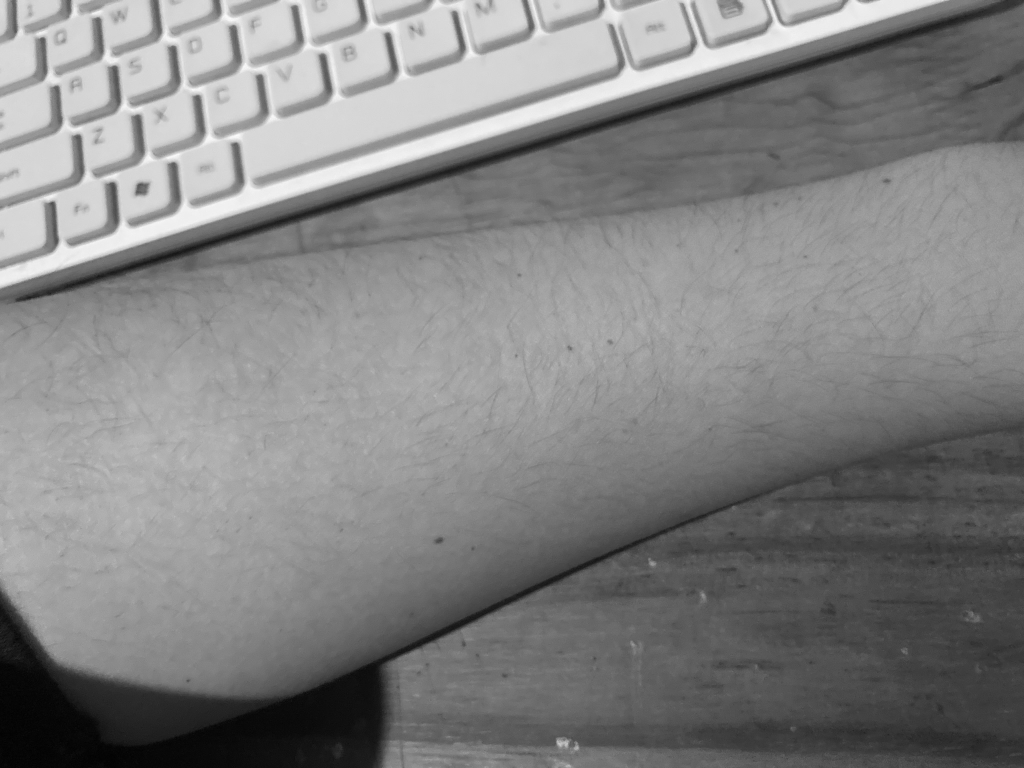
%> input picture ejercicioTatu/ante.jpeg (made grey), 2048 x 1536 px, given in place of Tatuaje.png, which was not available (shown at 1/2 size)
$ octave tatu.m   (GNU Octave 9; MATLAB toolbox functions it lacks are replaced by stand-ins)
%> lines starting %> are read from the running program, lines starting %| are printed output that depends on the picture; in (x1, y1, x2, y2) boxes, pixels count from 0 and x2, y2 are one past the last pixel; in counts of white or black regions, pixels touching at a corner belong together; the program's own positions count from 1; pictures that were not available may be replaced by others from this repository, and a replacement may not be noted
tat = imread('Tatuaje.png');
%> tat is the input picture: size 1536x2048 uint8; min 0, max 254, mean 129.9
ante = imread('ante.jpeg');
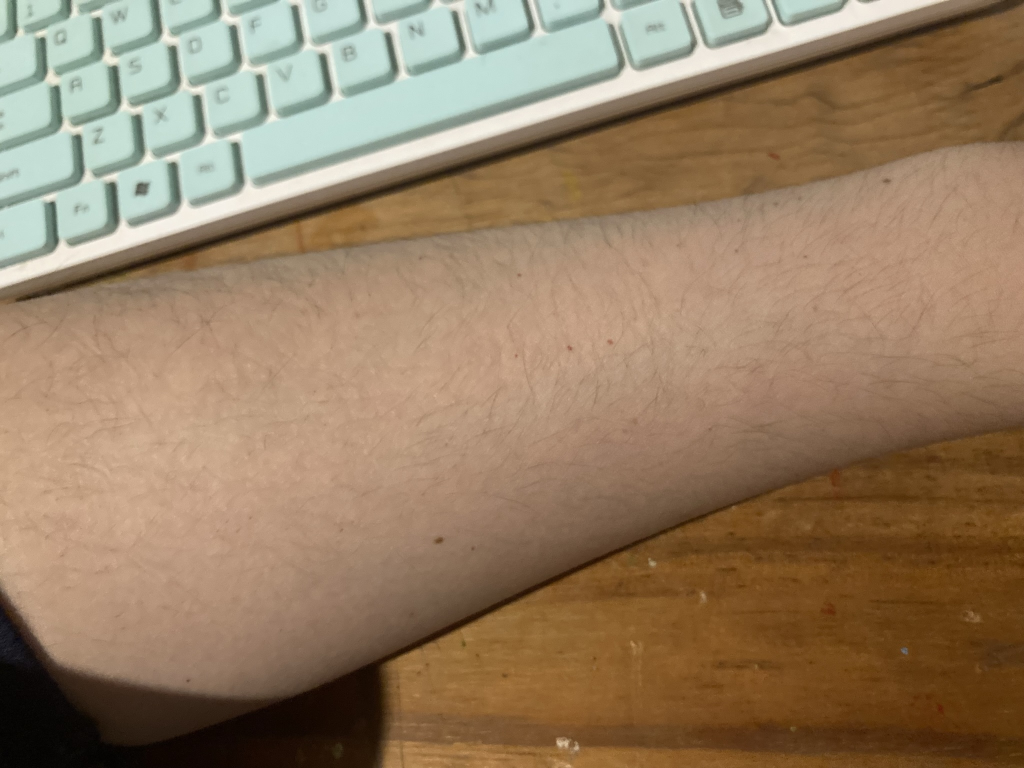
%> ante: size 1536x2048x3 uint8 (shown at 1/2 size); mean R, G, B 149.3, 125.9, 99.4
tat=im2bw(tat);
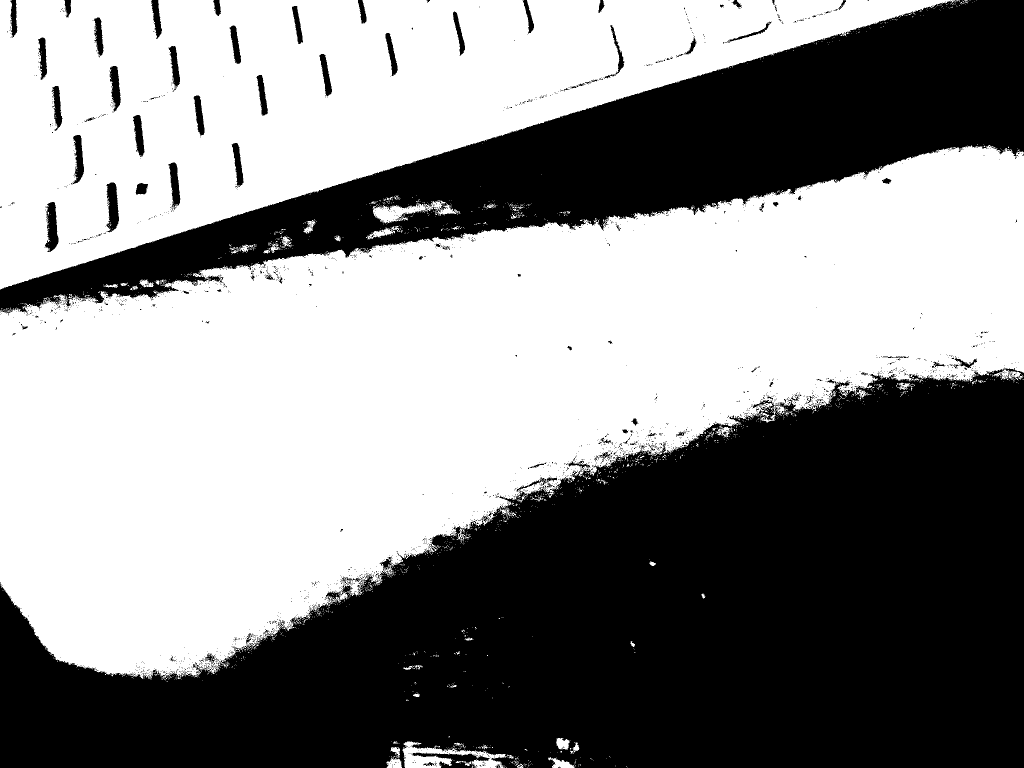
%> tat: size 1536x2048 logical (shown at 1/2 size); 54.4% white; 2401 black regions (2298 under 20 px), largest, box (x1, y1, x2, y2) and area: (0, 736, 2048, 1536) 1010365, (0, 0, 2048, 627) 385875, (825, 1505, 980, 1536) 2022
tat=imcomplement(double(tat));
tat=imrotate(tat,10);
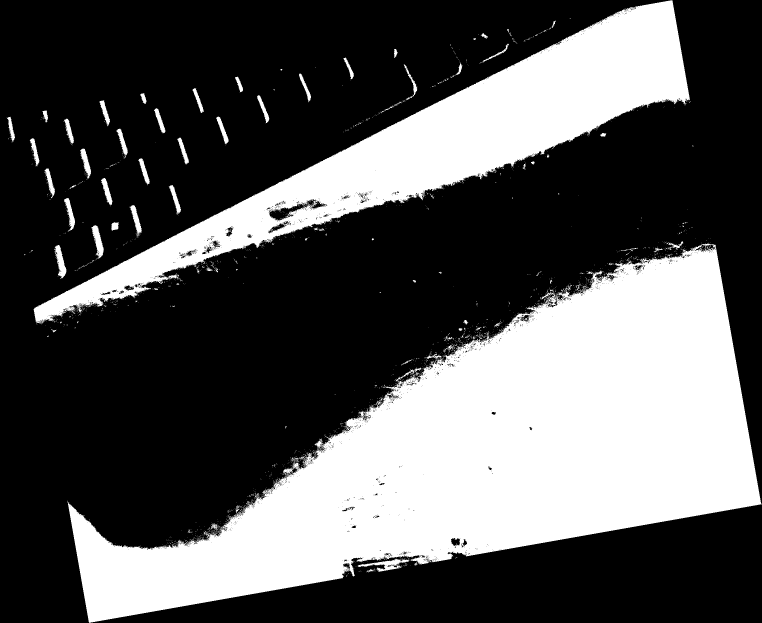
%> tat: size 1869x2284 double (shown at 1/3 size); values 0 (black) and 1 (white), 33.6% white; 2331 white regions (2230 under 20 px), largest, box (x1, y1, x2, y2) and area: (202, 728, 2284, 1869) 1010444, (101, 0, 2070, 972) 385897, (1073, 1676, 1229, 1715) 2026
imgAux= 255*ones(1536, 2048, 'double');
imgAux = imfuse(imgAux,tat,'blend');
imgAux = im2bw(imcomplement(imgAux));
imgAux=imtranslate(imgAux,[617, 642],'FillValues',255);
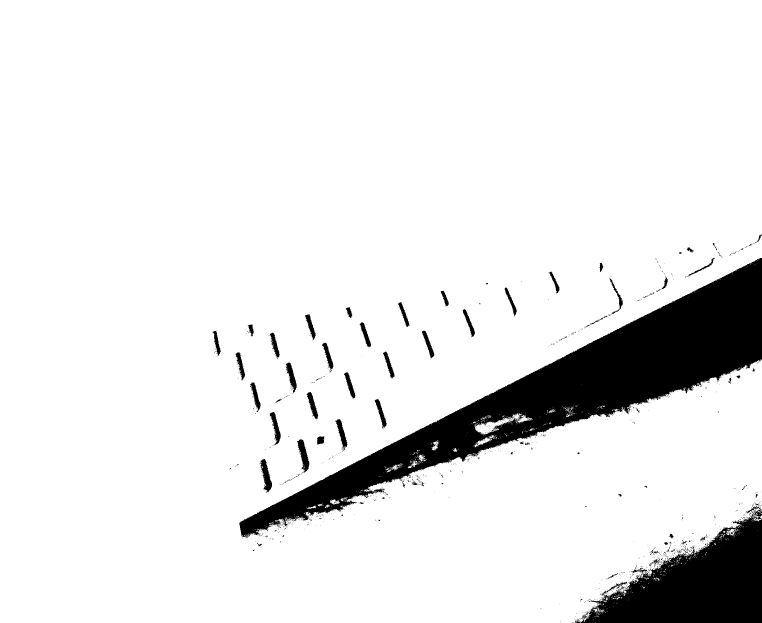
%> imgAux: size 1869x2284 logical (shown at 1/3 size); 90.7% white; 1379 black regions (1298 under 20 px), largest, box (x1, y1, x2, y2) and area: (718, 774, 2284, 1614) 270410, (1723, 1519, 2284, 1869) 97485, (891, 1318, 929, 1419) 1749
%> (the run ends here)
